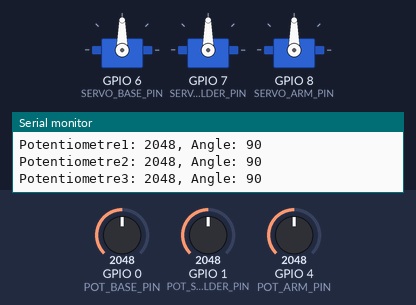
This sketch was run on a simulated ESP32. On the bench: 3 × servo, the last lines printed to the serial monitor. Inputs (shaded band) come from the test bench; at power-on: GPIO 0 (POT_BASE_PIN) = 2048, GPIO 1 (POT_SHOULDER_PIN) = 2048, GPIO 4 (POT_ARM_PIN) = 2048.

Above: at 2.2 s.
2.3 s: GPIO 0 (POT_BASE_PIN) set to 2866
At 3.5 s:
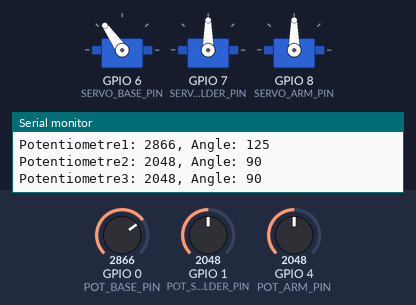
3.8 s: GPIO 1 (POT_SHOULDER_PIN) set to 2866
At 4.5 s:
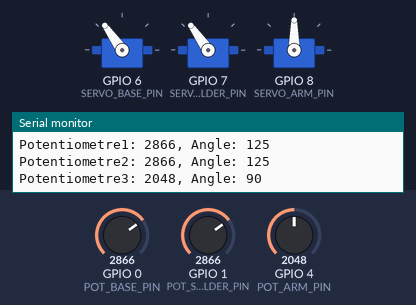
5.3 s: GPIO 4 (POT_ARM_PIN) set to 2866
At 5.6 s:
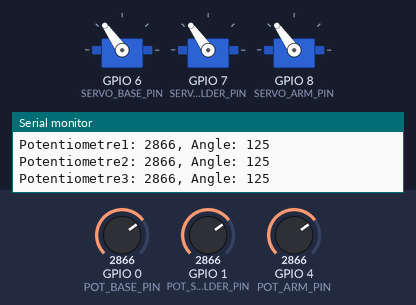
6.8 s: GPIO 0 (POT_BASE_PIN) set to 3603
At 8.0 s:
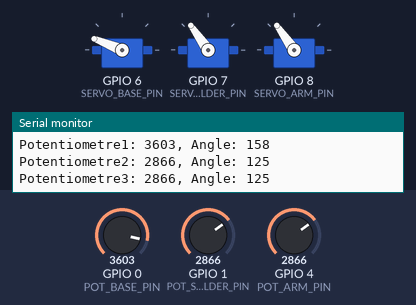
8.3 s: GPIO 1 (POT_SHOULDER_PIN) set to 3603
At 9.2 s:
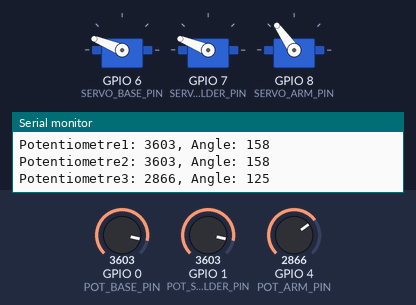
9.8 s: GPIO 4 (POT_ARM_PIN) set to 3603
At 10.4 s:
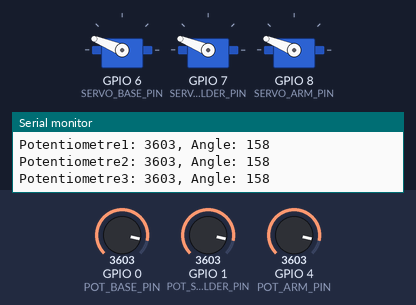
Timing chart, 0 to 12.3 s (numbered marks = the images above; inputs shaded):
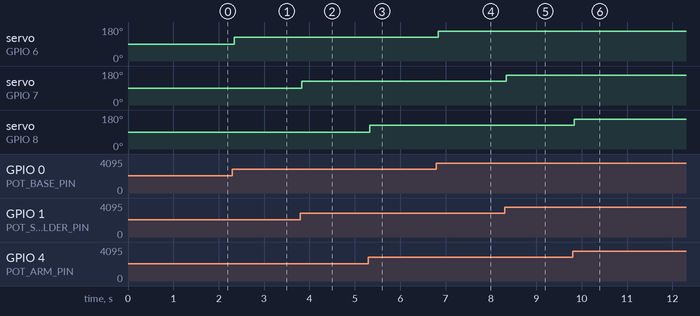

Measured:
- after the input at 2.3 s, servo on GPIO 6 (SERVO_BASE_PIN): 90° → 125° at once
- after the input at 3.8 s, servo on GPIO 7 (SERVO_SHOULDER_PIN): 90° → 125° at once
- after the input at 5.3 s, servo on GPIO 8 (SERVO_ARM_PIN): 90° → 125° at once
- after the input at 6.8 s, servo on GPIO 6 (SERVO_BASE_PIN): 125° → 158° at once
- after the input at 8.3 s, servo on GPIO 7 (SERVO_SHOULDER_PIN): 125° → 158° at once
- after the input at 9.8 s, servo on GPIO 8 (SERVO_ARM_PIN): 125° → 158° at once

The sketch:

CampsTI_Defi1.ino
```cpp
// Ajout des bibliothèques de code nécessaire
#include <Arduino.h>  // Bibliothèque de base Arduino/ESP32
#include <ESP32Servo.h> // Bibliothèque pour le contrôle des moteurs

// Déclaration des PINs utilisées (voir schéma électrique)
#define POT_BASE_PIN 0
#define POT_SHOULDER_PIN 1
#define POT_ARM_PIN 4
#define SERVO_BASE_PIN 6
#define SERVO_SHOULDER_PIN 7
#define SERVO_ARM_PIN 8


// Définition de l'objet Servo pour la base
Servo BaseServo;
Servo ShoulderServo;
Servo ArmServo;

void setup() {
  // Initialise la communication USB avec l'ordinateur
  Serial.begin(115200);
  delay(1000); // Delai d'une seconde

  // Initialise l'entrée (INPUT) pour lire la valeur du potentiomètre
  pinMode(POT_BASE_PIN, INPUT);
  pinMode(POT_SHOULDER_PIN, INPUT);
  pinMode(POT_ARM_PIN, INPUT);

  // Initialise le moteur de la pince
  BaseServo.attach(SERVO_BASE_PIN);
  ShoulderServo.attach(SERVO_SHOULDER_PIN);
  ArmServo.attach(SERVO_ARM_PIN);
}

void loop() {
  // Variable de commande moteur
  int pot1_cmd = 0;
  int pot2_cmd = 0;
  int pot3_cmd = 0;

  // Lecture de la valeur du capteur
    int pot1Value = analogRead(POT_BASE_PIN);
    int pot2Value = analogRead(POT_SHOULDER_PIN);
    int pot3Value = analogRead(POT_ARM_PIN);

  // Limiter l'action entre 0 et 180 degrés du moteur
  pot1_cmd = map(pot1Value, 0, 4095, 0, 180);
  pot2_cmd = map(pot2Value, 0, 4095, 0, 180);
  pot3_cmd = map(pot3Value, 0, 4095, 0, 180);

  // Afficher les valeurs sur le moniteur série
  Serial.println("Potentiometre1: " + String(pot1Value) + ", Angle: " + String(pot1_cmd));
  Serial.println("Potentiometre2: " + String(pot2Value) + ", Angle: " + String(pot2_cmd));
  Serial.println("Potentiometre3: " + String(pot3Value) + ", Angle: " + String(pot3_cmd));

  // Envoie de la commande moteur
  BaseServo.write(pot1_cmd);
  ShoulderServo.write(pot2_cmd);
  ArmServo.write(pot3_cmd);
  delay(50);
}


/*
Mission supplémentaire : Ajoute l'épaule et le coude !

Maintenant que tu as réussi à faire bouger la base, ton objectif est de modifier ce
code pour ajouter 2 autres potentiomètres (POT_EPAULE_PIN sur la broche
1, et POT_COUDE_PIN sur la broche 3). Sers-toi de l’exemple de la base pour
déclarer tes moteurs, les attacher dans le Setup, et lire leurs valeurs dans la Loop !
*/
```
